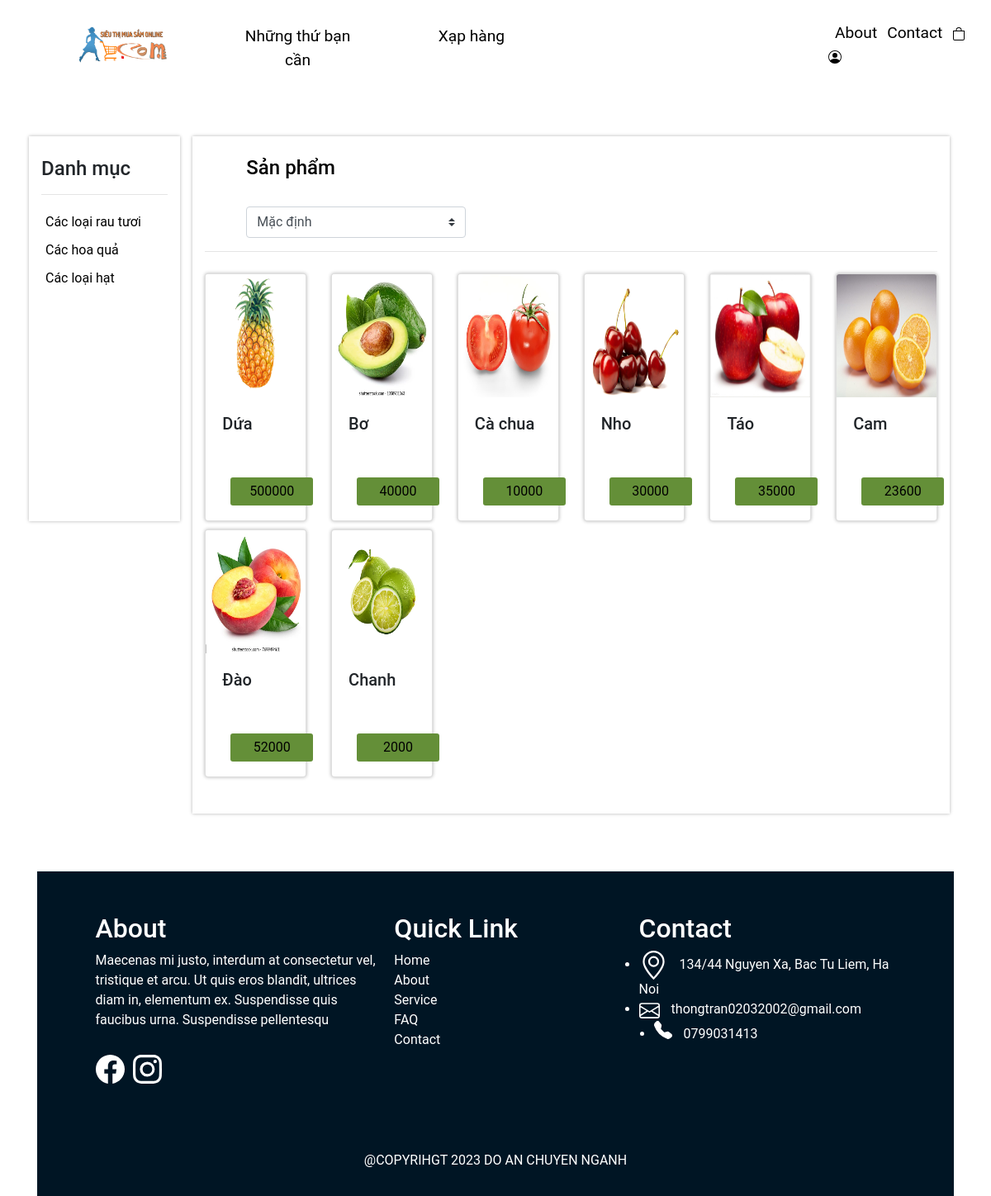
Screenshot of /INTERFACE/giaoDien/views/product.php with the database file from the repository.
### tables this page shows
CREATE TABLE `products` (
  `product_id` int(5) NOT NULL,
  `product_name` varchar(255) NOT NULL,
  `image` char(50) NOT NULL,
  `price` int(10) NOT NULL,
  `quanlity` int(10) NOT NULL,
  `description` varchar(500) NOT NULL,
  `brand_id` int(11) NOT NULL,
  `infor` varchar(250) NOT NULL
);

### INTERFACE/giaoDien/models/dbhelp.php (called while the page is built, shortened)
<?php
function executeResult($sql){
    $conn = mysqli_connect(HOST, USERNAME, PASSWORD, DATABASE);
    $resultset = mysqli_query($conn, $sql);
    $list = [];
    while ($row = mysqli_fetch_array($resultset, 1)){
        $list[] = $row;
    }
    return $list;
}

### INTERFACE/giaoDien/views/product.php (the view, shortened to what this page needs)
<?php
require_once('../models/dbhelp.php');
?>
<!DOCTYPE html>
<html lang="en">
<head>
    <link rel="stylesheet" href="../css/product.css">
    <link rel="stylesheet" href="https://cdn.jsdelivr.net/npm/bootstrap@4.6.2/dist/css/bootstrap.min.css">
</head>
<body>
    <div class="container-fluid">
        <?php
          include 'header.php';
        ?>
        <div class="roww">
            <div class="col-lg-2 categorys">
                <H4>Danh mục</H4>
                <hr>
                <ul>
                    <li><a href="productRau.php">Các loại rau tươi</a></li>
                    <li><a href="productQua.php">Các hoa quả</a></li>
                    <li><a href="#">Các loại hạt</a></li>
                </ul>
            </div>
            <div class="col-lg-10 products">
                <div class="rowsp">
                    <a href="#" class="col-lg-4" style="text-decoration:none; color: black;">
                      <h4 >Sản phẩm</h4>
                    </a>
                    <div class="input-group col-lg-4 ">
                    <select class="custom-select " id="inputGroupSelect01">
                      <option selected>Mặc định</option>
                    </select>
                  </div>
                </div>
                <hr>
                <div class="row">
                  <?php
                  $sql = 'select quanlity * price AS total_price,image, infor, product_name, quanlity, price from products;';
                  $productlist = executeResult($sql);
                  foreach($productlist as $ds){
                    echo '<div class="col-lg-2 product_item">
                            <div class="card" style="height: 300px;">
                                <img src="../img/'.$ds['image'].'" class="card-img-top" alt="..." style="">
                                <div class="card-body">
                                  <h5 class="card-title">'.$ds['product_name'].'</h5>
                                  <form action="productDetail.php" method="post">
                                    <input type="submit" name="addchitiet" value="'.$ds['price'].'">
                                    <input type="hidden" name="hinh" value="'.$ds['image'].'">
                                    <input type="hidden" name="ten" value="'.$ds['product_name'].'">
                                    <input type="hidden" name="gia" value="'.$ds['price'].'">
                                    <input type="hidden" name="info" value="'.$ds['infor'].'">
                                </form>
                                </div>
                              </div>
                          </div>';
                }?>
                </div>
            </div>
        </div>
        <?php
          include 'footer.php';
        ?>
    </div>
</body>
</html>

### INTERFACE/giaoDien/css/product.css (style rules this page uses)
.categorys ul { list-style: none; }
.categorys li { position: relative; }
.categorys a { display: block; padding: 5px; text-decoration: none; color: #000; }
.card { margin-top: 10px; }
.roww { margin-top: 40px; display: flex; margin-right: 40px; }
.categorys { margin-top: 25px; margin-left: 5px; box-shadow: 0px 0px 4px rgb(0,0,0,0.3); height: 466px; }
.categorys h4 { margin-top: 25px; }
.products { margin-top: 25px; margin-left: 15px; box-shadow: 0px 0px 4px rgb(0,0,0,0.3); height: 820px; }
.rowsp a h4 { margin-left: 50px; }
.input-group { margin-left: 35px; }
.card-img-top { height: 50%; }
.card-body { height: 50%; }
.card { border-radius: 6px; box-shadow: 0px 0px 4px rgb(0,0,0,0.3); }
.card-body input { width: 100px; height: 34px; border: none; cursor: pointer; background: #648F38; margin-left: 10px; border-radius: 3px; }
.card-body h5 { overflow: hidden; text-overflow: ellipsis; max-width: 350px; max-height: 65px; height: 60%; }

### INTERFACE/giaoDien/css/index.css (style rules this page uses)
* { padding: 0; margin: 0; font-family: "Roboto",sans-serif; }

### rows the page displays
products: image (picture), product_name "Dứa", addchitiet "500000"
products: image (picture), product_name "Bơ", addchitiet "40000"
products: image (picture), product_name "Cà chua", addchitiet "10000"
products: image (picture), product_name "Nho", addchitiet "30000"
products: image (picture), product_name "Táo", addchitiet "35000"
products: image (picture), product_name "Cam", addchitiet "23600"
products: image (picture), product_name "Đào", addchitiet "52000"
products: image (picture), product_name "Chanh", addchitiet "2000"
